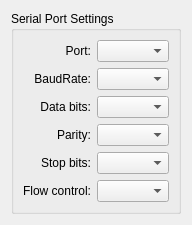
<?xml version="1.0" encoding="UTF-8"?>
<ui version="4.0">
 <class>SerialPortSettingsWidget</class>
 <widget class="QWidget" name="SerialPortSettingsWidget">
  <property name="geometry">
   <rect>
    <x>0</x>
    <y>0</y>
    <width>191</width>
    <height>200</height>
   </rect>
  </property>
  <property name="sizePolicy">
   <sizepolicy hsizetype="Preferred" vsizetype="Minimum">
    <horstretch>0</horstretch>
    <verstretch>0</verstretch>
   </sizepolicy>
  </property>
  <property name="maximumSize">
   <size>
    <width>16777215</width>
    <height>280</height>
   </size>
  </property>
  <property name="windowTitle">
   <string>Form</string>
  </property>
  <layout class="QGridLayout" name="gridLayout">
   <item row="0" column="0">
    <widget class="QGroupBox" name="parametersBox">
     <property name="title">
      <string>Serial Port Settings</string>
     </property>
     <layout class="QGridLayout" name="gridLayout_2">
      <item row="0" column="1">
       <widget class="QComboBox" name="serialPortInfoListBox"/>
      </item>
      <item row="3" column="0">
       <widget class="QLabel" name="parityLabel">
        <property name="text">
         <string>Parity:</string>
        </property>
        <property name="alignment">
         <set>Qt::AlignRight|Qt::AlignTrailing|Qt::AlignVCenter</set>
        </property>
       </widget>
      </item>
      <item row="4" column="0">
       <widget class="QLabel" name="stopBitsLabel">
        <property name="text">
         <string>Stop bits:</string>
        </property>
        <property name="alignment">
         <set>Qt::AlignRight|Qt::AlignTrailing|Qt::AlignVCenter</set>
        </property>
       </widget>
      </item>
      <item row="4" column="1">
       <widget class="QComboBox" name="stopBitsBox"/>
      </item>
      <item row="3" column="1">
       <widget class="QComboBox" name="parityBox"/>
      </item>
      <item row="2" column="0">
       <widget class="QLabel" name="dataBitsLabel">
        <property name="text">
         <string>Data bits:</string>
        </property>
        <property name="alignment">
         <set>Qt::AlignRight|Qt::AlignTrailing|Qt::AlignVCenter</set>
        </property>
       </widget>
      </item>
      <item row="5" column="1">
       <widget class="QComboBox" name="flowControlBox"/>
      </item>
      <item row="5" column="0">
       <widget class="QLabel" name="flowControlLabel">
        <property name="text">
         <string>Flow control:</string>
        </property>
        <property name="alignment">
         <set>Qt::AlignRight|Qt::AlignTrailing|Qt::AlignVCenter</set>
        </property>
       </widget>
      </item>
      <item row="2" column="1">
       <widget class="QComboBox" name="dataBitsBox"/>
      </item>
      <item row="1" column="0">
       <widget class="QLabel" name="baudRateLabel">
        <property name="text">
         <string>BaudRate:</string>
        </property>
        <property name="alignment">
         <set>Qt::AlignRight|Qt::AlignTrailing|Qt::AlignVCenter</set>
        </property>
       </widget>
      </item>
      <item row="1" column="1">
       <widget class="QComboBox" name="baudRateBox"/>
      </item>
      <item row="0" column="0">
       <widget class="QLabel" name="Label">
        <property name="text">
         <string>Port:</string>
        </property>
        <property name="alignment">
         <set>Qt::AlignRight|Qt::AlignTrailing|Qt::AlignVCenter</set>
        </property>
       </widget>
      </item>
     </layout>
    </widget>
   </item>
  </layout>
 </widget>
 <resources/>
 <connections/>
</ui>
